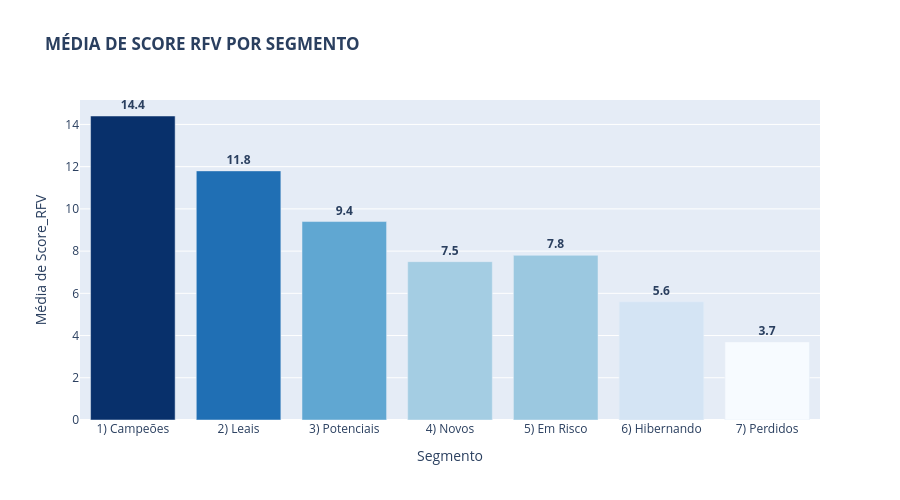

Write notebook code for a chart like this one.
### Markdown cell above
#### <font color='blue'>📊5. ANÁLISE SOBRE O NÍVEL DE ENGAJAMENTO POR SEGMENTO DE CLIENTES</font>

### Code cell
graf_media_score_cli

### Figure 1 — Plotly figure (JSON) as saved in the notebook; plotly's stock layout.template omitted (floating-point values rounded to 4 significant figures)
{"data": [{"cliponaxis": false, "hovertemplate": "Segmento=%{x}<br>Media_Score_RFV=%{marker.color}<extra></extra>", "legendgroup": "", "marker": {"color": [14.4, 11.8, 9.4, 7.5, 7.8, 5.6, 3.7], "coloraxis": "coloraxis", "pattern": {"shape": ""}}, "name": "", "orientation": "v", "showlegend": false, "textposition": "outside", "texttemplate": "<b>%{y:.1f}</b>", "type": "bar", "x": ["1) Campeões", "2) Leais", "3) Potenciais", "4) Novos", "5) Em Risco", "6) Hibernando", "7) Perdidos"], "xaxis": "x", "y": [14.4, 11.8, 9.4, 7.5, 7.8, 5.6, 3.7], "yaxis": "y"}], "layout": {"barmode": "relative", "coloraxis": {"colorbar": {"title": {"text": "Media_Score_RFV"}}, "colorscale": [[0, "rgb(247,251,255)"], [0.125, "rgb(222,235,247)"], [0.25, "rgb(198,219,239)"], [0.375, "rgb(158,202,225)"], [0.5, "rgb(107,174,214)"], [0.625, "rgb(66,146,198)"], [0.75, "rgb(33,113,181)"], [0.875, "rgb(8,81,156)"], [1, "rgb(8,48,107)"]], "showscale": false}, "height": 500, "legend": {"tracegroupgap": 0}, "title": {"text": "<b>MÉDIA DE SCORE RFV POR SEGMENTO</b>"}, "xaxis": {"anchor": "y", "domain": [0, 1], "title": {"text": "Segmento"}}, "yaxis": {"anchor": "x", "domain": [0, 1], "title": {"text": "Média de Score_RFV"}}}}
